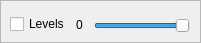
    <widget class="QFrame" name="frame_sectored_means_parameters">
     <property name="geometry">
      <rect>
       <x>250</x>
       <y>19</y>
       <width>201</width>
       <height>43</height>
      </rect>
     </property>
     <property name="frameShape">
      <enum>QFrame::StyledPanel</enum>
     </property>
     <property name="frameShadow">
      <enum>QFrame::Raised</enum>
     </property>
     <widget class="QLabel" name="label_sectored_means_levels">
      <property name="geometry">
       <rect>
        <x>69</x>
        <y>16</y>
        <width>21</width>
        <height>17</height>
       </rect>
      </property>
      <property name="font">
       <font>
        <pointsize>9</pointsize>
       </font>
      </property>
      <property name="text">
       <string>0</string>
      </property>
      <property name="alignment">
       <set>Qt::AlignCenter</set>
      </property>
     </widget>
     <widget class="QSlider" name="horizontalSlider_sectored_means_levels">
      <property name="geometry">
       <rect>
        <x>94</x>
        <y>14</y>
        <width>96</width>
        <height>23</height>
       </rect>
      </property>
      <property name="minimum">
       <number>1</number>
      </property>
      <property name="maximum">
       <number>7</number>
      </property>
      <property name="pageStep">
       <number>1</number>
      </property>
      <property name="value">
       <number>7</number>
      </property>
      <property name="sliderPosition">
       <number>7</number>
      </property>
      <property name="orientation">
       <enum>Qt::Horizontal</enum>
      </property>
     </widget>
     <widget class="QCheckBox" name="checkBox_sectored_means_levels">
      <property name="geometry">
       <rect>
        <x>10</x>
        <y>13</y>
        <width>61</width>
        <height>22</height>
       </rect>
      </property>
      <property name="font">
       <font>
        <pointsize>9</pointsize>
        <weight>50</weight>
        <bold>false</bold>
       </font>
      </property>
      <property name="toolTip">
       <string>&lt;html&gt;&lt;head/&gt;&lt;body&gt;&lt;p&gt;When checked, don't use Lightness and Chroma categories, but divide their scale by N values&lt;/p&gt;&lt;/body&gt;&lt;/html&gt;</string>
      </property>
      <property name="text">
       <string>Levels</string>
      </property>
      <property name="checked">
       <bool>false</bool>
      </property>
     </widget>
    </widget>
